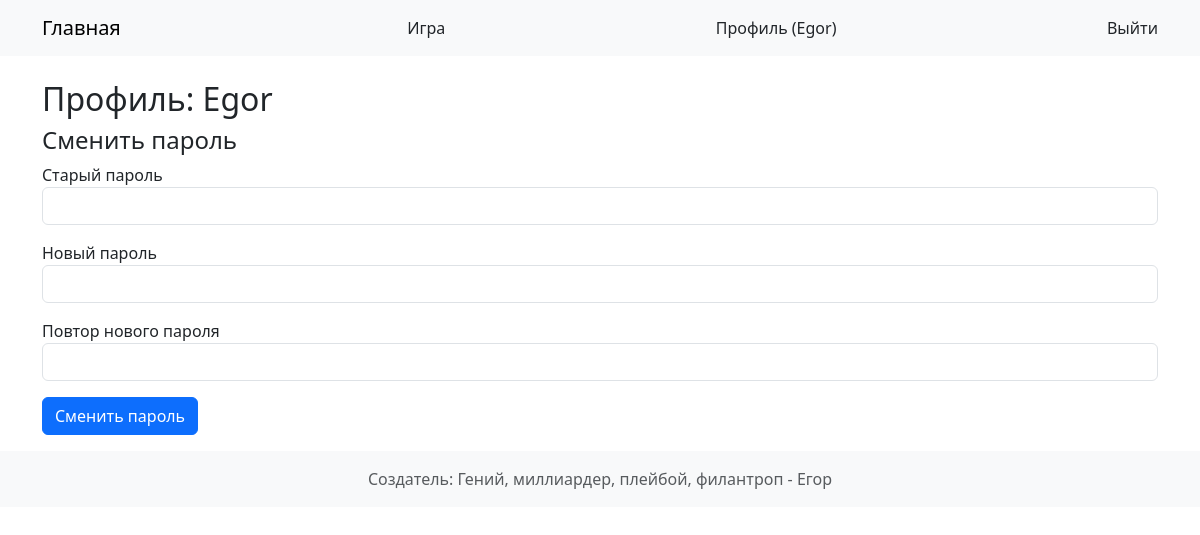
/profile (signed in), run on an earlier commit of the app's database.
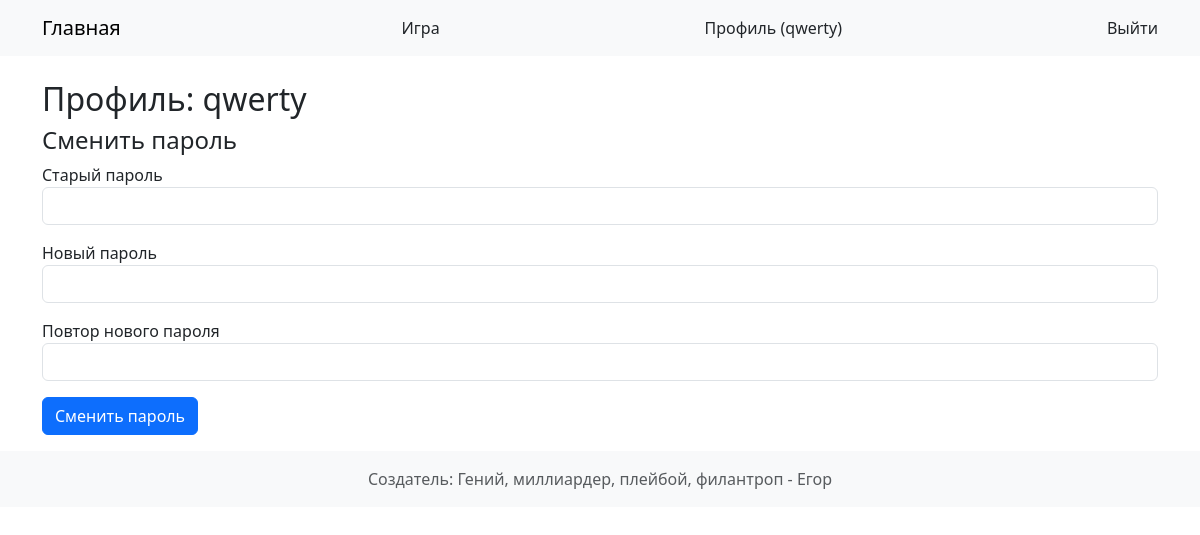
And on a later commit of the database.
### models.py (models this page shows, shortened)
class User(db.Model):
    id = db.Column(db.Integer, primary_key=True)
    nickname = db.Column(db.String(64), unique=True, nullable=False)
    password_hash = db.Column(db.String(128), nullable=False)

### app.py (the view, shortened to what this page needs)
    @app.route('/profile', methods=['GET', 'POST'])
    def profile():
        if 'user_id' not in session:
            return redirect(url_for('login'))
        user = User.query.get(session['user_id'])
        form = ChangePasswordForm()
        return render_template('profile.html', form=form, progress='', nickname=user.nickname)

### forms.py
class ChangePasswordForm(FlaskForm):
    old_password = PasswordField('Старый пароль', validators=[DataRequired()])
    new_password = PasswordField('Новый пароль', validators=[DataRequired(), Length(6, 128)])
    new_password2 = PasswordField('Повтор нового пароля', validators=[
        DataRequired(), EqualTo('new_password', message='Пароли должны совпадать')
    ])
    submit = SubmitField('Сменить пароль')

### templates/profile.html (shortened to what this page needs)
{% extends 'base.html' %}
{% block content %}
    <h2>Профиль: {{ nickname }}</h2>
    <h4>Сменить пароль</h4>
    <form method="POST">
        <div class="mb-3">
            {{ form.old_password.label }} {{ form.old_password(class="form-control") }}
        </div>
        <div class="mb-3">
            {{ form.new_password.label }} {{ form.new_password(class="form-control") }}
        </div>
        <div class="mb-3">
            {{ form.new_password2.label }} {{ form.new_password2(class="form-control") }}
        </div>
        {{ form.submit(class="btn btn-primary") }}
    </form>
{% endblock %}

### templates/base.html (shortened to what this page needs)
<!doctype html>
<html lang="ru">
<head>
    <link rel="stylesheet" href="https://cdn.jsdelivr.net/npm/bootstrap@5.3.0/dist/css/bootstrap.min.css">
</head>
<body>
<nav class="navbar navbar-expand-lg navbar-light bg-light mb-4">
  <div class="container">
    <a class="navbar-brand" href="{{ url_for('index') }}">Главная</a>
    <a class="nav-link" href="{{ url_for('game') }}">Игра</a>
    {% if session.get('user_id') %}
      <a class="nav-link" href="{{ url_for('profile') }}">
        Профиль ({{ nickname if nickname else '' }})
      </a>
      <a class="nav-link" href="{{ url_for('logout') }}">Выйти</a>
    {% else %}
      <a class="nav-link" href="{{ url_for('login') }}">Вход/Регистрация</a>
    {% endif %}
  </div>
</nav>
<div class="container">
    {% block content %}{% endblock %}
</div>
<footer class="footer mt-3 py-3 bg-light">
    <div class="container text-center">
        <span class="text-muted">Создатель: Гений, миллиардер, плейбой, филантроп - Егор</span>
    </div>
</footer>
</body>
</html>

What changed in the data, as far as the page shows it:
changed User: nickname "Egor" → "qwerty"
